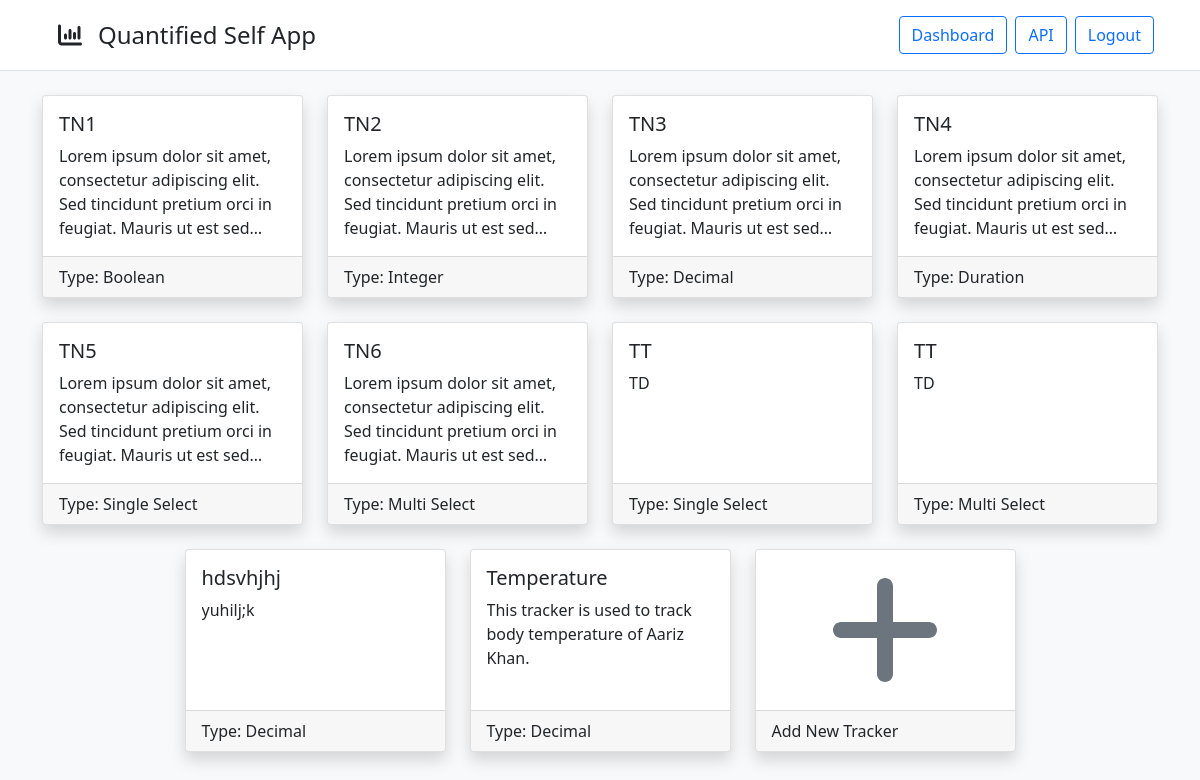
Before: /trackers (signed in) with the older database file.
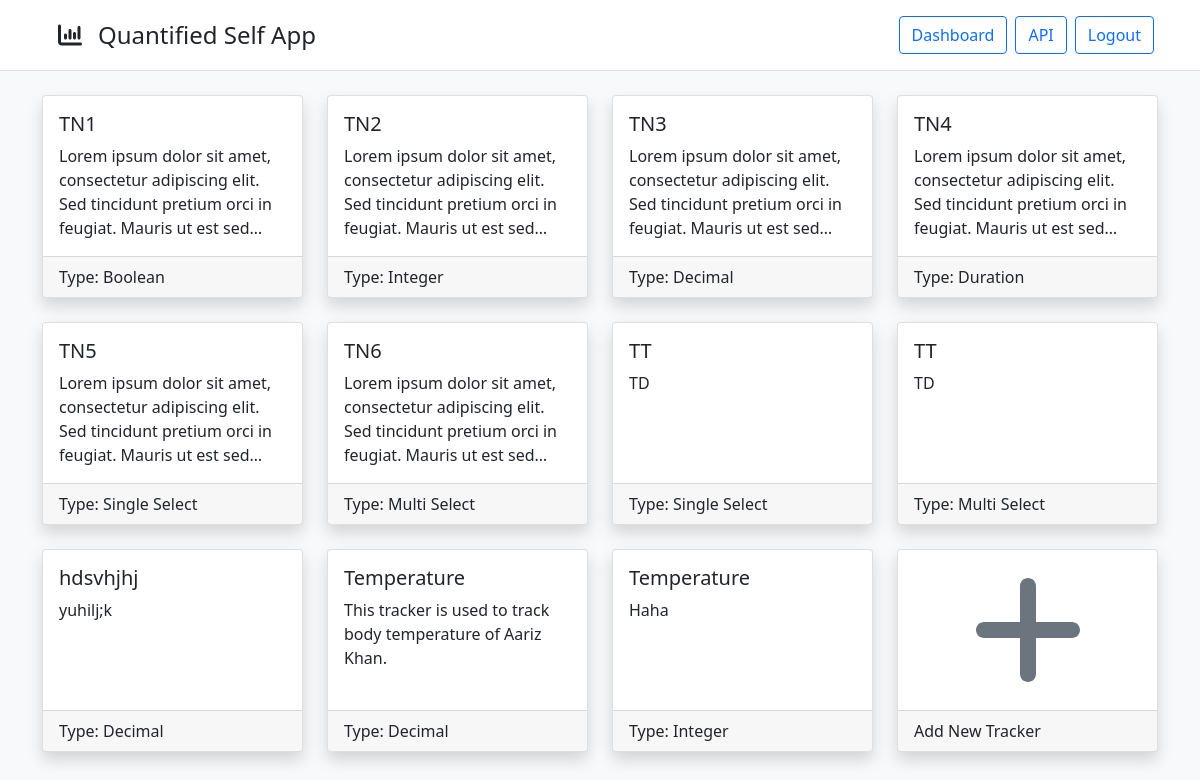
After: the same page with the newer database file.
### models/models.py (models this page shows)
class TrackerModel(db.Model):
    __tablename__ = "trackers"
    t_id = db.Column(db.Integer(), primary_key=True)
    t_name = db.Column(db.String(64), nullable=False)
    t_desc = db.Column(db.String(256))
    t_type = db.Column(db.Integer(), db.ForeignKey("tracker_types.tt_id", ondelete="CASCADE"), nullable=False)
    t_user = db.Column(db.Integer(), db.ForeignKey("users.id", ondelete="CASCADE"), nullable=False)
    t_type_name = db.relationship("TrackerTypes", uselist=False)
    t_unit = db.relationship("TrackerUnit", cascade="all, delete", uselist=False)
    t_options = db.relationship("TrackerOptions", cascade="all, delete")
    t_logs = db.relationship("TrackerLogs", cascade="all, delete")

class TrackerTypes(db.Model):
    __tablename__ = "tracker_types"
    tt_id = db.Column(db.Integer(), primary_key=True, autoincrement=True)
    tt_name = db.Column(db.String(64), unique=True, nullable=False)

### views/views.py (the view)
@app.route("/trackers", methods=["GET"])
@login_required
def trackers():
    trackers = TrackerModel.query.filter(TrackerModel.t_user == current_user.id).all()
    return render_template("trackers/main.html", user=current_user, trackers=trackers)

### auth/auth.py (called while the page is built)
@login.user_loader
def load_user(id):
    return UserModel.query.get(int(id))

### templates/trackers/main.html (shortened to what this page needs)
<!DOCTYPE html>
<html lang="en">
    <head>
        <link rel="stylesheet" href="{{ url_for('static', filename='css/bootstrap.min.css')}}">
        <link rel="stylesheet" href="{{ url_for('static', filename='css/fontawesome.all.min.css')}}">
        <link rel="stylesheet" href="{{ url_for('static', filename='css/trackers.css')}}">
    </head>
    <body class="bg-light">
        {% include 'components/navbar.html' %}
        <div class="container">
            <div class="row d-flex justify-content-center pt-4">
                {% for tracker in trackers %}
                <div class="col-sm-12 col-md-6 col-lg-4 col-xl-3 d-flex">
                    <div class="card shadow hover-overlay flex-fill mb-4">
                        <a href="/trackers/view?id={{ tracker.t_id }}" class="card-link">
                            <div class="card-body">
                                <h5 class="card-title">{{ tracker.t_name }}</h5>
                                <p class="card-text">{{ tracker.t_desc }}</p>
                            </div>
                            <div class="card-footer">
                                Type: {{ tracker.t_type_name.tt_name }}
                            </div>
                        </a>
                    </div>
                </div>
                {% endfor %}
                <div class="col-sm-12 col-md-6 col-lg-4 col-xl-3 d-flex">
                    <div class="card shadow hover-overlay flex-fill mb-4">
                        <a href="/trackers/add" class="card-link">
                            <div class="card-body d-flex align-items-center justify-content-center">
                                <i class="fa-solid fa-plus fa-8x text-secondary"></i>
                            </div>
                            <div class="card-footer">
                                Add New Tracker
                            </div>
                        </a>
                    </div>
                </div>
            </div>
        </div>
    </body>
</html>

Changed rows visible on the page:
added TrackerModel: t_name "Temperature", t_desc "Haha", t_type_name.tt_name "Integer"
